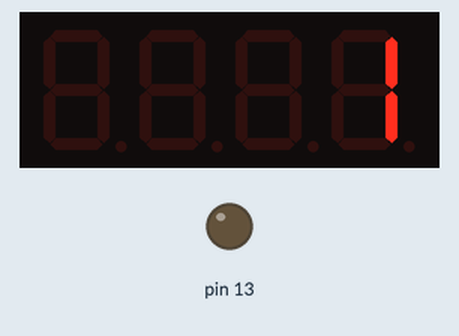
The sketch below on a simulated Arduino Uno, built with avr-gcc and run on an emulated ATmega328P. Shown: 4-digit seven-segment display, output pins drawn as LEDs (lit = HIGH). Wiring (inferred from the names in the program): 4-digit 7-segment display, segments lit when LOW: segments pin 2, pin 3, pin 4, pin 5, A0, pin 7, pin 8; digit selects pin 11, pin 10, pin 9, pin 6. The segment pins are drawn as the display they are named for; pins used as bus, display or sensor lines are not drawn.

Above: at 0.1 s.
At 4.5 s:
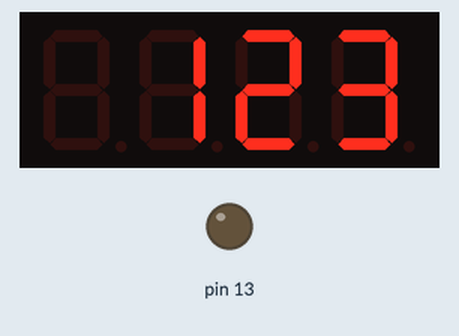
At 8.9 s:
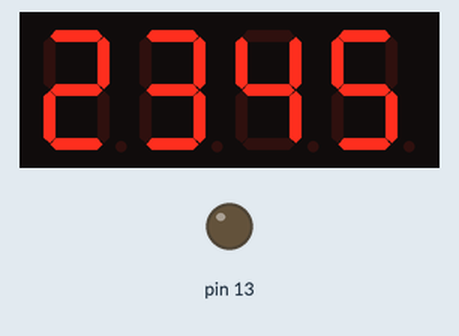
At 17.8 s:
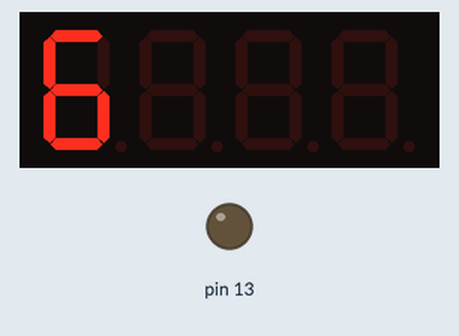
At 28.8 s:
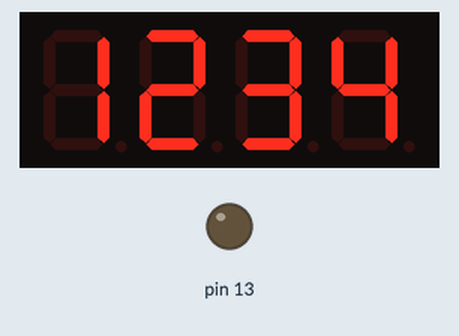
At 37.6 s:
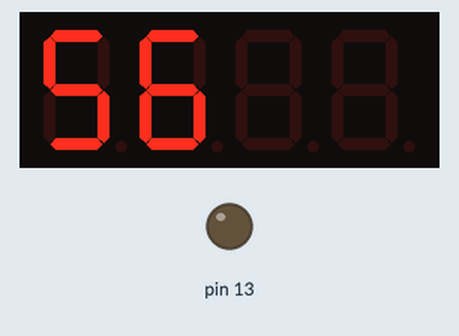

Measured:
- what the display in image 0 shows lasts 2.2 s, from 0.1 s to 2.3 s

The sketch:

Karol.ino
```cpp
// (licence header left out)
//  4 digit 7 segment display:
//  http://www.sparkfun.com/products/9483
//  Datasheet:
//  http://www.sparkfun.com/datasheets/Components/LED/7-Segment/YSD-439AR6B-35.pdf

//  This is an example of how to drive a 7 segment LED display from an ATmega
//  without the use of current limiting resistors. This technique is very common
//  but requires some knowledge of electronics - you do run the risk of dumping
//  too much current through the segments and burning out parts of the display.
//  If you use the stock code you should be ok, but be careful editing the
//  brightness values.

//  This code should work with all colors (red, blue, yellow, green) but the
//  brightness will vary from one color to the next because the forward voltage
//  drop of each color is different. This code was written and calibrated for the
//  red color.

//  This code will work with most Arduinos but you may want to re-route some of
//  the pins.

//  7 segments
//  4 digits
//  1 colon
//  =
//  12 pins required for full control

//  */

// int digit1 = 11; //PWM Display pin 1
// int digit2 = 10; //PWM Display pin 2
// int digit3 = 9; //PWM Display pin 6
// int digit4 = 6; //PWM Display pin 8

// //Pin mapping from Arduino to the ATmega DIP28 if you need it
// //http://www.arduino.cc/en/Hacking/PinMapping
// int segA = A1; //Display pin 14
// int segB = 3; //Display pin 16
// int segC = 4; //Display pin 13
// int segD = 5; //Display pin 3
// int segE = A0; //Display pin 5
// int segF = 7; //Display pin 11
// int segG = 8; //Display pin 15

// void setup() {
//   pinMode(segA, OUTPUT);
//   pinMode(segB, OUTPUT);
//   pinMode(segC, OUTPUT);
//   pinMode(segD, OUTPUT);
//   pinMode(segE, OUTPUT);
//   pinMode(segF, OUTPUT);
//   pinMode(segG, OUTPUT);

//   pinMode(digit1, OUTPUT);
//   pinMode(digit2, OUTPUT);
//   pinMode(digit3, OUTPUT);
//   pinMode(digit4, OUTPUT);

//   pinMode(13, OUTPUT);
// }

// void loop() {

//   //long startTime = millis();


//   myDisplay('123456',2);
//   //displayNumber(millis()/1000);

//   //while( (millis() - startTime) < 2000) {
//   //displayNumber(1217);
//   //}
//   //delay(1000);
// }

// void myDisplay(char * txt, int sec) {
//   long startTime;
//     startTime = millis();

//   int len = strlen(txt);

//   for(int i = 0; i < 9; i++){
//     while((millis() - startTime)/1000 <= sec) {
//     switch(i){
//       case 0:
//          {
//           displayNumber("000" + txt[0]);
//         }
//         break;
//       case 1:
//         displayNumber("00" + txt[0] + txt[1]);
//         break;
//       case 2:
//         displayNumber("0" + txt[0] + txt[1] + txt[2] );
//         break;
//       case 3:
//         displayNumber(txt[0] + txt[1] + txt[2] + txt[3]);
//         break;
//       case 4:
//         displayNumber(txt[1] + txt[2] + txt[3] + txt[4]);
//         break;
//       case 5:
//         displayNumber(txt[2] + txt[3] + txt[4] + txt[5]);
//         break;
//       case 6:
//         displayNumber(txt[3] + txt[4] + txt[5] + "0");
//         break;
//       case 7:
//         displayNumber(txt[4] + txt[5] + "00");
//         break;
//       case 8:
//         displayNumber(txt[5] +"000");
//         break;
//     }
//   }
//   }


// /*  long startTime;
//   for (int i = 0; i < 4; i++) {
//     startTime = millis();
//     while((millis() - startTime)/1000 <= sec) {
//       displayNumber(txt);
//     }

//   }*/


// }

// //Given a number, we display 10:22
// //After running through the 4 numbers, the display is left turned off

// //Display brightness
// //Each digit is on for a certain amount of microseconds
// //Then it is off until we have reached a total of 20ms for the function call
// //Let's assume each digit is on for 1000us
// //Each digit is on for 1ms, there are 4 digits, so the display is off for 16ms.
// //That's a ratio of 1ms to 16ms or 6.25% on time (PWM).
// //Let's define a variable called brightness that varies from:
// //5000 blindingly bright (15.7mA current draw per digit)
// //2000 shockingly bright (11.4mA current draw per digit)
// //1000 pretty bright (5.9mA)
// //500 normal (3mA)
// //200 dim but readable (1.4mA)
// //50 dim but readable (0.56mA)
// //5 dim but readable (0.31mA)
// //1 dim but readable in dark (0.28mA)

// void displayNumber(char * toDisplay) {
// #define DISPLAY_BRIGHTNESS  500

// #define DIGIT_ON  HIGH
// #define DIGIT_OFF  LOW
// int i = 0;
//   long beginTime = millis();

//   for(int digit = 4 ; digit > 0 ; digit--) {

//     //Turn on a digit for a short amount of time
//     switch(digit) {
//     case 1:
//       digitalWrite(digit1, DIGIT_ON);
//       break;
//     case 2:
//       digitalWrite(digit2, DIGIT_ON);
//       break;
//     case 3:
//       digitalWrite(digit3, DIGIT_ON);
//       break;
//     case 4:
//       digitalWrite(digit4, DIGIT_ON);
//       break;
//     }

//     //Turn on the right segments for this digit

//     lightNumber(toDisplay[i] - '0');
//     i++;
//     delayMicroseconds(DISPLAY_BRIGHTNESS);
//     //Display digit for fraction of a second (1us to 5000us, 500 is pretty good)

//     //Turn off all segments
//     lightNumber(10);

//     //Turn off all digits
//     digitalWrite(digit1, DIGIT_OFF);
//     digitalWrite(digit2, DIGIT_OFF);
//     digitalWrite(digit3, DIGIT_OFF);
//     digitalWrite(digit4, DIGIT_OFF);
//   }

//   while( (millis() - beginTime) < 10) ;
//   //Wait for 20ms to pass before we paint the display again
// }

// //Given a number, turns on those segments
// //If number == 10, then turn off number
// void lightNumber(int numberToDisplay) {

// #define SEGMENT_ON  LOW
// #define SEGMENT_OFF HIGH

//   switch (numberToDisplay){

//   case 0:
//     digitalWrite(segA, SEGMENT_ON);
//     digitalWrite(segB, SEGMENT_ON);
//     digitalWrite(segC, SEGMENT_ON);
//     digitalWrite(segD, SEGMENT_ON);
//     digitalWrite(segE, SEGMENT_ON);
//     digitalWrite(segF, SEGMENT_ON);
//     digitalWrite(segG, SEGMENT_OFF);
//     break;

//   case 1:
//     digitalWrite(segA, SEGMENT_OFF);
//     digitalWrite(segB, SEGMENT_ON);
//     digitalWrite(segC, SEGMENT_ON);
//     digitalWrite(segD, SEGMENT_OFF);
//     digitalWrite(segE, SEGMENT_OFF);
//     digitalWrite(segF, SEGMENT_OFF);
//     digitalWrite(segG, SEGMENT_OFF);
//     break;

//   case 2:
//     digitalWrite(segA, SEGMENT_ON);
//     digitalWrite(segB, SEGMENT_ON);
//     digitalWrite(segC, SEGMENT_OFF);
//     digitalWrite(segD, SEGMENT_ON);
//     digitalWrite(segE, SEGMENT_ON);
//     digitalWrite(segF, SEGMENT_OFF);
//     digitalWrite(segG, SEGMENT_ON);
//     break;

//   case 3:
//     digitalWrite(segA, SEGMENT_ON);
//     digitalWrite(segB, SEGMENT_ON);
//     digitalWrite(segC, SEGMENT_ON);
//     digitalWrite(segD, SEGMENT_ON);
//     digitalWrite(segE, SEGMENT_OFF);
//     digitalWrite(segF, SEGMENT_OFF);
//     digitalWrite(segG, SEGMENT_ON);
//     break;

//   case 4:
//     digitalWrite(segA, SEGMENT_OFF);
//     digitalWrite(segB, SEGMENT_ON);
//     digitalWrite(segC, SEGMENT_ON);
//     digitalWrite(segD, SEGMENT_OFF);
//     digitalWrite(segE, SEGMENT_OFF);
//     digitalWrite(segF, SEGMENT_ON);
//     digitalWrite(segG, SEGMENT_ON);
//     break;

//   case 5:
//     digitalWrite(segA, SEGMENT_ON);
//     digitalWrite(segB, SEGMENT_OFF);
//     digitalWrite(segC, SEGMENT_ON);
//     digitalWrite(segD, SEGMENT_ON);
//     digitalWrite(segE, SEGMENT_OFF);
//     digitalWrite(segF, SEGMENT_ON);
//     digitalWrite(segG, SEGMENT_ON);
//     break;

//   case 6:
//     digitalWrite(segA, SEGMENT_ON);
//     digitalWrite(segB, SEGMENT_OFF);
//     digitalWrite(segC, SEGMENT_ON);
//     digitalWrite(segD, SEGMENT_ON);
//     digitalWrite(segE, SEGMENT_ON);
//     digitalWrite(segF, SEGMENT_ON);
//     digitalWrite(segG, SEGMENT_ON);
//     break;

//   case 7:
//     digitalWrite(segA, SEGMENT_ON);
//     digitalWrite(segB, SEGMENT_ON);
//     digitalWrite(segC, SEGMENT_ON);
//     digitalWrite(segD, SEGMENT_OFF);
//     digitalWrite(segE, SEGMENT_OFF);
//     digitalWrite(segF, SEGMENT_OFF);
//     digitalWrite(segG, SEGMENT_OFF);
//     break;

//   case 8:
//     digitalWrite(segA, SEGMENT_ON);
//     digitalWrite(segB, SEGMENT_ON);
//     digitalWrite(segC, SEGMENT_ON);
//     digitalWrite(segD, SEGMENT_ON);
//     digitalWrite(segE, SEGMENT_ON);
//     digitalWrite(segF, SEGMENT_ON);
//     digitalWrite(segG, SEGMENT_ON);
//     break;

//   case 9:
//     digitalWrite(segA, SEGMENT_ON);
//     digitalWrite(segB, SEGMENT_ON);
//     digitalWrite(segC, SEGMENT_ON);
//     digitalWrite(segD, SEGMENT_ON);
//     digitalWrite(segE, SEGMENT_OFF);
//     digitalWrite(segF, SEGMENT_ON);
//     digitalWrite(segG, SEGMENT_ON);
//     break;

//   case 10:
//     digitalWrite(segA, SEGMENT_OFF);
//     digitalWrite(segB, SEGMENT_OFF);
//     digitalWrite(segC, SEGMENT_OFF);
//     digitalWrite(segD, SEGMENT_OFF);
//     digitalWrite(segE, SEGMENT_OFF);
//     digitalWrite(segF, SEGMENT_OFF);
//     digitalWrite(segG, SEGMENT_OFF);
//     break;
//   }
// }
```

program.ino
```cpp
// (licence header left out)
int digit1 = 11; //PWM Display pin 1
int digit2 = 10; //PWM Display pin 2
int digit3 = 9;  //PWM Display pin 6
int digit4 = 6;  //PWM Display pin 8

//Pin mapping from Arduino to the ATmega DIP28 if you need it
//http://www.arduino.cc/en/Hacking/PinMapping
int segA = 2;
int segB = 3;
int segC = 4;
int segD = 5;
int segE = A0; //pin 6 is used bij display 1 for its pwm function
int segF = 7;
int segG = 8;

void setup()
{
  pinMode(segA, OUTPUT);
  pinMode(segB, OUTPUT);
  pinMode(segC, OUTPUT);
  pinMode(segD, OUTPUT);
  pinMode(segE, OUTPUT);
  pinMode(segF, OUTPUT);
  pinMode(segG, OUTPUT);

  pinMode(digit1, OUTPUT);
  pinMode(digit2, OUTPUT);
  pinMode(digit3, OUTPUT);
  pinMode(digit4, OUTPUT);
  Serial.begin(9600);

  pinMode(13, OUTPUT);
}

void loop()
{

  //long startTime = millis();

  myDisplay(1, 2200);
  // displayNumber(millis()/1000);

  //while( (millis() - startTime) < 2000) {
  //displayNumber(1217);
  //}
  //delay(1000);
}

void myDisplay(int number, int sec)
{
  long startTime;
  char *txt = "123456";
  int length = strlen(txt);

  char substr[5] = "    ";
  char spaces[4] = "   ";
  int j = 0;
  int EMPTY = 3;
  int nchars = 1;
  for (int i = length + 3; i >= 0; i--)
  {
    if (EMPTY > 0)
    {
      strncpy(substr, spaces, EMPTY);
      strncpy(substr + EMPTY--, txt, nchars++);
    }
    else
    {
      strncpy(substr, txt + j, 4);
      j++;
    }

    startTime = millis();
    while ((millis() - startTime) / 1 <= sec)
    {
      displayCharOnDigit(substr, i);
    }
  }
}

void displayCharOnDigit(char *toDisplay, int onDigit)
{
#define DISPLAY_BRIGHTNESS 1000

#define DIGIT_ON LOW
#define DIGIT_OFF HIGH

  int brightness[] = {200, 500, 1000, 2000};
  long beginTime = millis();
  int i = 0;
  for (int digit = 1; digit <= 4; digit++)
  {

    //Turn on a digit for a short amount of time
    switch (digit)
    {
    case 1:
      digitalWrite(digit1, DIGIT_ON);
      break;
    case 2:
      digitalWrite(digit2, DIGIT_ON);
      break;
    case 3:
      digitalWrite(digit3, DIGIT_ON);
      break;
    case 4:
      digitalWrite(digit4, DIGIT_ON);
      break;
    }

    //Turn on the right segments for this digit
    // if (digit == onDigit)
    lightNumber(toDisplay[i] - '0');
    // toDisplay /= 10;

    // delayMicroseconds(DISPLAY_BRIGHTNESS);
    delayMicroseconds(brightness[i]);
    i++;

    //Display digit for fraction of a second (1us to 5000us, 500 is pretty good)

    //Turn off all segments
    lightNumber(10);

    //Turn off all digits
    digitalWrite(digit1, DIGIT_OFF);
    digitalWrite(digit2, DIGIT_OFF);
    digitalWrite(digit3, DIGIT_OFF);
    digitalWrite(digit4, DIGIT_OFF);
  }

  while ((millis() - beginTime) < 10)
    ;
  //Wait for 20ms to pass before we paint the display again
}

//Given a number, we display 10:22
//After running through the 4 numbers, the display is left turned off

//Display brightness
//Each digit is on for a certain amount of microseconds
//Then it is off until we have reached a total of 20ms for the function call
//Let's assume each digit is on for 1000us
//Each digit is on for 1ms, there are 4 digits, so the display is off for 16ms.
//That's a ratio of 1ms to 16ms or 6.25% on time (PWM).
//Let's define a variable called brightness that varies from:
//5000 blindingly bright (15.7mA current draw per digit)
//2000 shockingly bright (11.4mA current draw per digit)
//1000 pretty bright (5.9mA)
//500 normal (3mA)
//200 dim but readable (1.4mA)
//50 dim but readable (0.56mA)
//5 dim but readable (0.31mA)
//1 dim but readable in dark (0.28mA)

void displayNumber(int toDisplay)
{
#define DISPLAY_BRIGHTNESS 1000

#define DIGIT_ON LOW
#define DIGIT_OFF HIGH

  long beginTime = millis();

  for (int digit = 4; digit > 0; digit--)
  {

    //Turn on a digit for a short amount of time
    switch (digit)
    {
    case 1:
      digitalWrite(digit1, DIGIT_ON);
      break;
    case 2:
      digitalWrite(digit2, DIGIT_ON);
      break;
    case 3:
      digitalWrite(digit3, DIGIT_ON);
      break;
    case 4:
      digitalWrite(digit4, DIGIT_ON);
      break;
    }

    //Turn on the right segments for this digit
    lightNumber(toDisplay % 10);
    toDisplay /= 10;

    delayMicroseconds(DISPLAY_BRIGHTNESS);
    //Display digit for fraction of a second (1us to 5000us, 500 is pretty good)

    //Turn off all segments
    lightNumber(10);

    //Turn off all digits
    digitalWrite(digit1, DIGIT_OFF);
    digitalWrite(digit2, DIGIT_OFF);
    digitalWrite(digit3, DIGIT_OFF);
    digitalWrite(digit4, DIGIT_OFF);
  }

  while ((millis() - beginTime) < 10)
    ;
  //Wait for 20ms to pass before we paint the display again
}

//Given a number, turns on those segments
//If number == 10, then turn off number
void lightNumber(int numberToDisplay)
{

#define SEGMENT_ON LOW
#define SEGMENT_OFF HIGH

  switch (numberToDisplay)
  {

  case 0:
    digitalWrite(segA, SEGMENT_ON);
    digitalWrite(segB, SEGMENT_ON);
    digitalWrite(segC, SEGMENT_ON);
    digitalWrite(segD, SEGMENT_ON);
    digitalWrite(segE, SEGMENT_ON);
    digitalWrite(segF, SEGMENT_ON);
    digitalWrite(segG, SEGMENT_OFF);
    break;

  case 1:
    digitalWrite(segA, SEGMENT_OFF);
    digitalWrite(segB, SEGMENT_ON);
    digitalWrite(segC, SEGMENT_ON);
    digitalWrite(segD, SEGMENT_OFF);
    digitalWrite(segE, SEGMENT_OFF);
    digitalWrite(segF, SEGMENT_OFF);
    digitalWrite(segG, SEGMENT_OFF);
    break;

  case 2:
    digitalWrite(segA, SEGMENT_ON);
    digitalWrite(segB, SEGMENT_ON);
    digitalWrite(segC, SEGMENT_OFF);
    digitalWrite(segD, SEGMENT_ON);
    digitalWrite(segE, SEGMENT_ON);
    digitalWrite(segF, SEGMENT_OFF);
    digitalWrite(segG, SEGMENT_ON);
    break;

  case 3:
    digitalWrite(segA, SEGMENT_ON);
    digitalWrite(segB, SEGMENT_ON);
    digitalWrite(segC, SEGMENT_ON);
    digitalWrite(segD, SEGMENT_ON);
    digitalWrite(segE, SEGMENT_OFF);
    digitalWrite(segF, SEGMENT_OFF);
    digitalWrite(segG, SEGMENT_ON);
    break;

  case 4:
    digitalWrite(segA, SEGMENT_OFF);
    digitalWrite(segB, SEGMENT_ON);
    digitalWrite(segC, SEGMENT_ON);
    digitalWrite(segD, SEGMENT_OFF);
    digitalWrite(segE, SEGMENT_OFF);
    digitalWrite(segF, SEGMENT_ON);
    digitalWrite(segG, SEGMENT_ON);
    break;

  case 5:
    digitalWrite(segA, SEGMENT_ON);
    digitalWrite(segB, SEGMENT_OFF);
    digitalWrite(segC, SEGMENT_ON);
    digitalWrite(segD, SEGMENT_ON);
    digitalWrite(segE, SEGMENT_OFF);
    digitalWrite(segF, SEGMENT_ON);
    digitalWrite(segG, SEGMENT_ON);
    break;

  case 6:
    digitalWrite(segA, SEGMENT_ON);
    digitalWrite(segB, SEGMENT_OFF);
    digitalWrite(segC, SEGMENT_ON);
    digitalWrite(segD, SEGMENT_ON);
    digitalWrite(segE, SEGMENT_ON);
    digitalWrite(segF, SEGMENT_ON);
    digitalWrite(segG, SEGMENT_ON);
    break;

  case 7:
    digitalWrite(segA, SEGMENT_ON);
    digitalWrite(segB, SEGMENT_ON);
    digitalWrite(segC, SEGMENT_ON);
    digitalWrite(segD, SEGMENT_OFF);
    digitalWrite(segE, SEGMENT_OFF);
    digitalWrite(segF, SEGMENT_OFF);
    digitalWrite(segG, SEGMENT_OFF);
    break;

  case 8:
    digitalWrite(segA, SEGMENT_ON);
    digitalWrite(segB, SEGMENT_ON);
    digitalWrite(segC, SEGMENT_ON);
    digitalWrite(segD, SEGMENT_ON);
    digitalWrite(segE, SEGMENT_ON);
    digitalWrite(segF, SEGMENT_ON);
    digitalWrite(segG, SEGMENT_ON);
    break;

  case 9:
    digitalWrite(segA, SEGMENT_ON);
    digitalWrite(segB, SEGMENT_ON);
    digitalWrite(segC, SEGMENT_ON);
    digitalWrite(segD, SEGMENT_ON);
    digitalWrite(segE, SEGMENT_OFF);
    digitalWrite(segF, SEGMENT_ON);
    digitalWrite(segG, SEGMENT_ON);
    break;

  case 10:
    digitalWrite(segA, SEGMENT_OFF);
    digitalWrite(segB, SEGMENT_OFF);
    digitalWrite(segC, SEGMENT_OFF);
    digitalWrite(segD, SEGMENT_OFF);
    digitalWrite(segE, SEGMENT_OFF);
    digitalWrite(segF, SEGMENT_OFF);
    digitalWrite(segG, SEGMENT_OFF);
    break;
  }
}
```

Source omitted: est-not-sure-if-working.ino (2446 bytes)
